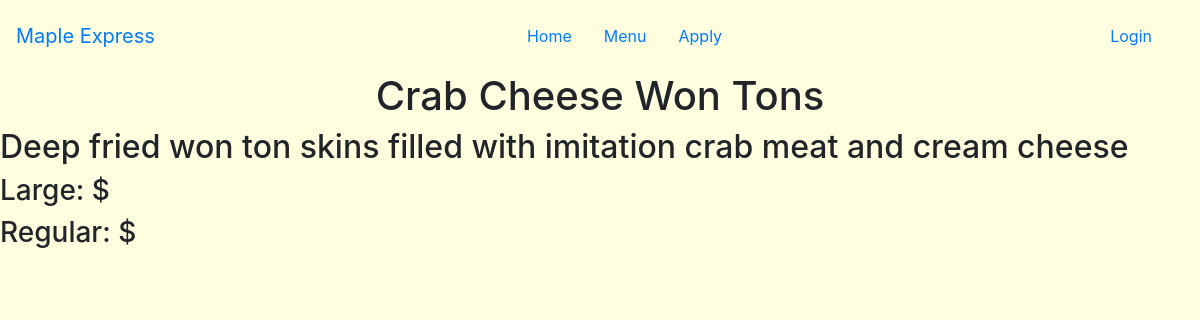
/detail_menu/1, run on the app's committed database.
### maple/models.py (models this page shows, shortened)
class Menu(models.Model):
    name = models.CharField(max_length=200)
    description = models.CharField(max_length=500)
    one = models.DecimalField(decimal_places=2, max_digits=4)
    three = models.DecimalField(decimal_places=2, max_digits=4)
    six = models.DecimalField(decimal_places=2, max_digits=4)
    image = models.ImageField(upload_to='images', default="https://www.takeoutlist.com/assets/images/food_default.png")

### maple/views.py (the view)
# urls.py: path('detail_menu/<int:menu_id>', views.menu_detail, name="menu_detail"),
def menu_detail(request, menu_id):
    item = Menu.objects.get(pk=menu_id)
    return render(request, 'maple/menu_detail.html', {'menu': item})

### maple/templates/maple/menu_detail.html (shortened to what this page needs)
{% extends 'maple/base.html' %}
{% block body %}
    <h1>{{ menu.name }}</h1>
    <h2>{{ menu.description }}</h2>
    <h3>Large: ${{ menu.large }}</h3>
    <h3>Regular: ${{ menu.regular }}</h3>
{% endblock %}

### maple/static/maple/style.css (style rules this page uses)
body { background: #FFFFE0 !important; }
h1 { text-align: center; }

### data on the page
Menu: name "Crab Cheese Won Tons", description "Deep fried won ton skins filled with imitation crab meat and cream cheese"
